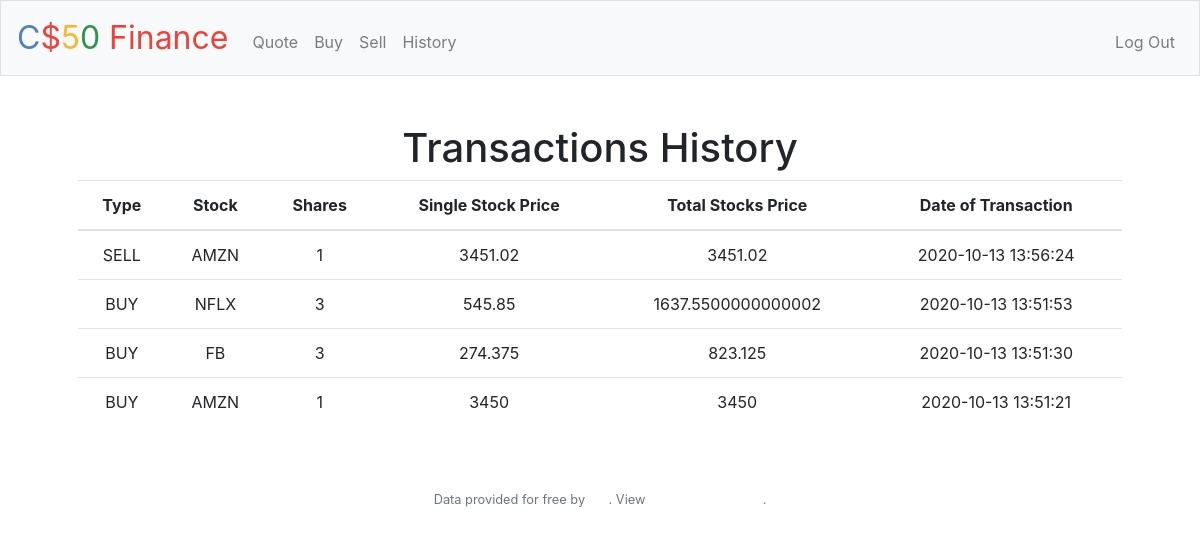
The app's page /history (signed in) with its own data.
### tables this page shows
CREATE TABLE 'transactions' ('sales_id' INTEGER PRIMARY KEY AUTOINCREMENT NOT NULL, 'username_id' INTEGER NOT NULL, type TEXT NOT NULL, symbol TEXT NOT NULL, shares INTEGER NOT NULL,'stock_price' NUMERIC NOT NULL, date DATETIME NOT NULL, total_price NUMERIC NOT NULL DEFAULT 0, FOREIGN KEY(username_id) REFERENCES users(id));

### application.py (the view)
@app.route("/history")
@login_required
def history():
    history = []
    userHistory = db.execute('SELECT * FROM transactions WHERE username_id=:id', id=session['user_id'])
    for itemHistory in userHistory:
        item = {}
        item['type'] = itemHistory['type']
        item['symbol'] = itemHistory['symbol']
        item['shares'] = itemHistory['shares']
        item['stockPrice'] = itemHistory['stock_price']
        item['totalPrice'] = itemHistory['total_price']
        item['date'] = itemHistory['date']
        history.append(item)
    history.reverse()
    return render_template('history.html', history=history)

### application.py (called while the page is built)
@app.after_request
def after_request(response):
    response.headers["Cache-Control"] = "no-cache, no-store, must-revalidate"
    response.headers["Expires"] = 0
    response.headers["Pragma"] = "no-cache"
    return response

### helpers.py (called while the page is built)
def login_required(f):
    @wraps(f)
    def decorated_function(*args, **kwargs):
        if session.get("user_id") is None:
            return redirect("/login")
        return f(*args, **kwargs)
    return decorated_function

### templates/history.html (shortened to what this page needs)
{% extends 'layout.html' %}
{% block main %}
    <h1>Transactions History</h1>
    <table class="table">
            <thead>
                <tr>
                    <th>Type</th>
                    <th>Stock</th>
                    <th>Shares</th>
                    <th>Single Stock Price</th>
                    <th>Total Stocks Price</th>
                    <th>Date of Transaction</th>
                </tr>
            </thead>
            <tbody>
                {% for stock in history: %}
                     <tr>
                        <td>{{stock.type}}</td>
                        <td>{{stock.symbol}}</td>
                        <td>{{stock.shares}}</td>
                        <td>{{stock.stockPrice}}</td>
                        <td>{{stock.totalPrice}}</td>
                        <td>{{stock.date}}</td>
                    </tr>
                {% endfor %}
            </tbody>
        </table>
{% endblock %}

### records on screen
transactions: type "SELL", symbol "AMZN", shares "1", stockPrice "3451.02", totalPrice "3451.02", date "2020-10-13 13:56:24"
transactions: type "BUY", symbol "NFLX", shares "3", stockPrice "545.85", totalPrice "1637.5500000000002", date "2020-10-13 13:51:53"
transactions: type "BUY", symbol "FB", shares "3", stockPrice "274.375", totalPrice "823.125", date "2020-10-13 13:51:30"
transactions: type "BUY", symbol "AMZN", shares "1", stockPrice "3450", totalPrice "3450", date "2020-10-13 13:51:21"
